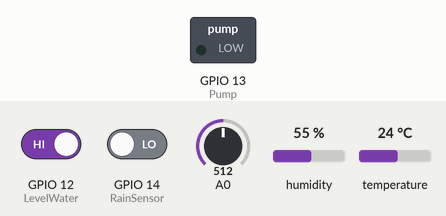
The sketch below on a simulated ESP8266 (NodeMCU). Shown: switched loads named in the sketch (green lamp = pin HIGH). The inputs (shaded band) are chosen by the test bench; at power-on: GPIO 12 (LevelWater) HIGH, GPIO 14 (RainSensor) LOW, A0 = 512, humidity 55 %, temperature 24 °C. WiFi joins after 1.5 s; servers stay silent unless stated; the Firebase database answers and starts empty; what the sketch prints to the serial monitor is not drawn.

Above: at 0.1 s.
At 2.5 s:
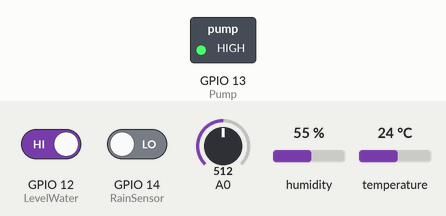
Timing chart, 0 to 4.0 s (numbered marks = the images above):
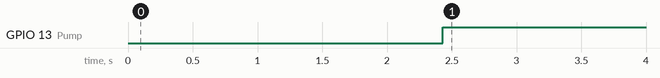

Measured:
- by itself, GPIO 13 (Pump): LOW → HIGH at 2.4 s

The sketch:

Smart_Irrigation.ino
```cpp
//FirebaseESP8266.h must be included before ESP8266WiFi.h
#include "FirebaseESP8266.h"  // Install Firebase ESP8266 library
#include <ESP8266WiFi.h>
#include <DHT.h>    // Install DHT11 Library and Adafruit Unified Sensor Library


#define FIREBASE_HOST "smart-irrigation-system-ce584-default-rtdb.firebaseio.com" //Without http:// or https:// schemes
#define FIREBASE_AUTH "ThaOUwAB3kuFC6imqLa3eGvMYQSXTaSNjeKHZ9x0"
#define WIFI_SSID "Souhila"
#define WIFI_PASSWORD "Badra#1999"
#define DHTTYPE DHT11
#include <string.h>

const int DHT1 = 2;     //D4
const int RainSensor= 14;  //D5
const int LevelWater= 12;  //D6
const int Pump = 13;       //D7


String PumpStatus="false";

float temp;
float hum;
float humSoil;
float level;
float rain;

//Define FirebaseESP8266 data object
FirebaseData firebaseData;

DHT dht(DHT1, DHTTYPE);
void setup()
{

  Serial.begin(115200);
 digitalWrite(RainSensor,LOW);
  digitalWrite(LevelWater,LOW);
  pinMode(DHT1 , INPUT);
  //pinMode(HumSoil, INPUT);
  pinMode(RainSensor, INPUT);
  pinMode(LevelWater, INPUT);
  pinMode(Pump , OUTPUT);

 WiFi.begin(WIFI_SSID, WIFI_PASSWORD);
  Serial.print("Connecting to Wi-Fi");
  while (WiFi.status() != WL_CONNECTED)
  {
    Serial.print(".");
    delay(300);
  }
  Serial.println();
  Serial.print("Connected with IP: ");
  Serial.println(WiFi.localIP());
  Serial.println();

  Firebase.begin(FIREBASE_HOST, FIREBASE_AUTH);
  Firebase.reconnectWiFi(true);

}

void loop() {
 temp=dht.readHumidity();
 hum=dht.readTemperature();
 if (isnan(temp)) temp=0;
 if (isnan(hum)) hum=0;
 rain=digitalRead(RainSensor);
 level=digitalRead(LevelWater);
 Serial.print(rain);
 humSoil= ( 100.00 - ( (analogRead(A0)/1023.00) * 100.00 ) );


   if (Firebase.setFloat(firebaseData, "/Temperature", temp))
  {
    Serial.println("PASSED");
    Serial.println("PATH: " + firebaseData.dataPath());
    Serial.println("TYPE: " + firebaseData.dataType());
    Serial.println("ETag: " + firebaseData.ETag());
    Serial.println("------------------------------------");
    Serial.println();
  }
  else
  {
    Serial.println("FAILED");
    Serial.println("REASON: " + firebaseData.errorReason());
    Serial.println("------------------------------------");
    Serial.println();
  }
   if (Firebase.setFloat(firebaseData, "/Humidity", temp))
  {
    Serial.println("PASSED");
    Serial.println("PATH: " + firebaseData.dataPath());
    Serial.println("TYPE: " + firebaseData.dataType());
    Serial.println("ETag: " + firebaseData.ETag());
    Serial.println("------------------------------------");
    Serial.println();
  }
  else
  {
    Serial.println("FAILED");
    Serial.println("REASON: " + firebaseData.errorReason());
    Serial.println("------------------------------------");
    Serial.println();
  }


  if (Firebase.setFloat(firebaseData, "/SoilHumidity", humSoil))
  {
    Serial.println("PASSED");
    Serial.println("PATH: " + firebaseData.dataPath());
    Serial.println("TYPE: " + firebaseData.dataType());
    Serial.println("ETag: " + firebaseData.ETag());
    Serial.println("------------------------------------");
    Serial.println();
  }
  else
  {
    Serial.println("FAILED");
    Serial.println("REASON: " + firebaseData.errorReason());
    Serial.println("------------------------------------");
    Serial.println();
  }
if (Firebase.setFloat(firebaseData, "/Raining", rain))
  {
    Serial.println("PASSED");
    Serial.println("PATH: " + firebaseData.dataPath());
    Serial.println("TYPE: " + firebaseData.dataType());
    Serial.println("ETag: " + firebaseData.ETag());
    Serial.println("------------------------------------");
    Serial.println();
  }
  else
  {
    Serial.println("FAILED");
    Serial.println("REASON: " + firebaseData.errorReason());
    Serial.println("------------------------------------");
    Serial.println();
  }
  if (Firebase.setFloat(firebaseData, "/WaterLevel", level))
  {
    Serial.println("PASSED");
    Serial.println("PATH: " + firebaseData.dataPath());
    Serial.println("TYPE: " + firebaseData.dataType());
    Serial.println("ETag: " + firebaseData.ETag());
    Serial.println("------------------------------------");
    Serial.println();
  }
  else
  {
    Serial.println("FAILED");
    Serial.println("REASON: " + firebaseData.errorReason());
    Serial.println("------------------------------------");
    Serial.println();
  }

   PumpStatus=Firebase.getString(firebaseData,"/Pump");

   if (PumpStatus=="true")
   {
    if (rain==HIGH || humSoil==80 || hum==80 || level==LOW)
    {
      PumpStatus="false";
      digitalWrite(Pump,LOW);
        if (Firebase.setString(firebaseData, "/Pump", PumpStatus))
  {
    Serial.println("PASSED");
    Serial.println("PATH: " + firebaseData.dataPath());
    Serial.println("TYPE: " + firebaseData.dataType());
    Serial.println("ETag: " + firebaseData.ETag());
    Serial.println("------------------------------------");
    Serial.println();
  }
  else
  {
    Serial.println("FAILED");
    Serial.println("REASON: " + firebaseData.errorReason());
    Serial.println("------------------------------------");
    Serial.println();
  }

    }
    else digitalWrite(Pump,HIGH);
   }
   else {
    if (rain==LOW and (humSoil<30 || (temp>30 and hum<30)))
    {
      PumpStatus="true";
      digitalWrite(Pump,HIGH);
        if (Firebase.setString(firebaseData, "/Pump", PumpStatus))
  {
    Serial.println("PASSED");
    Serial.println("PATH: " + firebaseData.dataPath());
    Serial.println("TYPE: " + firebaseData.dataType());
    Serial.println("ETag: " + firebaseData.ETag());
    Serial.println("------------------------------------");
    Serial.println();
  }
  else
  {
    Serial.println("FAILED");
    Serial.println("REASON: " + firebaseData.errorReason());
    Serial.println("------------------------------------");
    Serial.println();
  }

    }
    else digitalWrite(Pump,LOW);
   }


}
```
